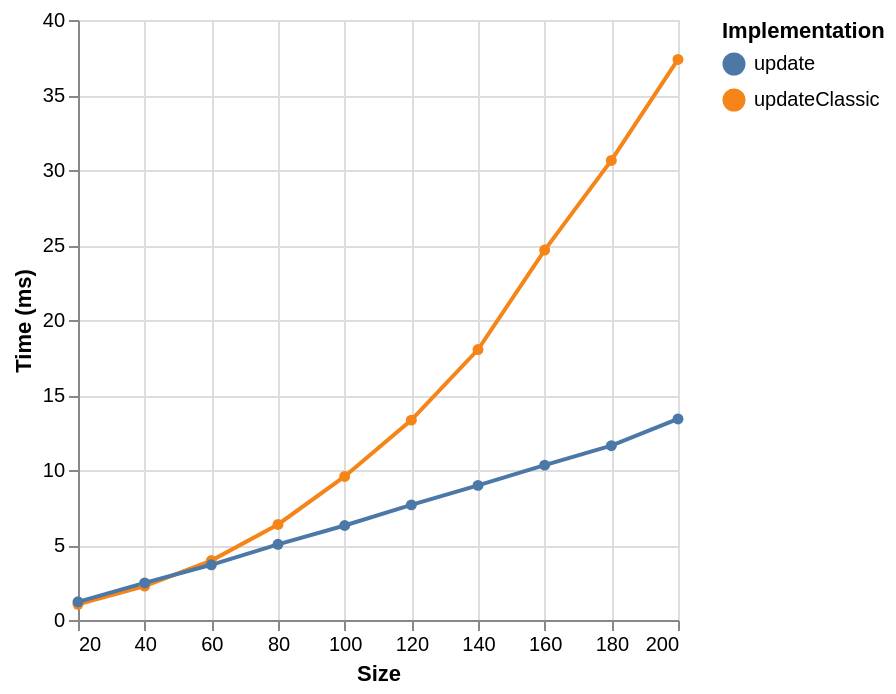

Express this chart as Vega-Lite.
### Vega specification from a JSON file in a GitHub repository (floating-point values rounded to 4 significant figures)
{"$schema": "https://vega.github.io/schema/vega/v6.json", "background": "white", "padding": 5, "width": 300, "height": 300, "style": "cell", "data": [{"name": "source_0", "values": [{"ms": 1.042, "series": "updateClassic", "size": 20}, {"ms": 2.261, "series": "updateClassic", "size": 40}, {"ms": 3.961, "series": "updateClassic", "size": 60}, {"ms": 6.367, "series": "updateClassic", "size": 80}, {"ms": 9.573, "series": "updateClassic", "size": 100}, {"ms": 13.32, "series": "updateClassic", "size": 120}, {"ms": 18.03, "series": "updateClassic", "size": 140}, {"ms": 24.66, "series": "updateClassic", "size": 160}, {"ms": 30.64, "series": "updateClassic", "size": 180}, {"ms": 37.37, "series": "updateClassic", "size": 200}, {"ms": 1.211, "series": "update", "size": 20}, {"ms": 2.471, "series": "update", "size": 40}, {"ms": 3.68, "series": "update", "size": 60}, {"ms": 5.045, "series": "update", "size": 80}, {"ms": 6.3, "series": "update", "size": 100}, {"ms": 7.675, "series": "update", "size": 120}, {"ms": 8.975, "series": "update", "size": 140}, {"ms": 10.32, "series": "update", "size": 160}, {"ms": 11.62, "series": "update", "size": 180}, {"ms": 13.4, "series": "update", "size": 200}]}, {"name": "data_0", "source": "source_0", "transform": [{"type": "formula", "expr": "toNumber(datum[\"size\"])", "as": "size"}]}, {"name": "data_1", "source": "data_0", "transform": [{"type": "filter", "expr": "isValid(datum[\"size\"]) && isFinite(+datum[\"size\"]) && isValid(datum[\"ms\"]) && isFinite(+datum[\"ms\"])"}]}], "marks": [{"name": "layer_0_pathgroup", "type": "group", "from": {"facet": {"name": "faceted_path_layer_0_main", "data": "data_0", "groupby": ["series"]}}, "encode": {"update": {"width": {"field": {"group": "width"}}, "height": {"field": {"group": "height"}}}}, "marks": [{"name": "layer_0_marks", "type": "line", "style": ["line"], "sort": {"field": "x"}, "from": {"data": "faceted_path_layer_0_main"}, "encode": {"update": {"stroke": {"scale": "color", "field": "series"}, "description": {"signal": "\"Size: \" + (format(datum[\"size\"], \"\")) + \"; Time (ms): \" + (format(datum[\"ms\"], \"\")) + \"; series: \" + (isValid(datum[\"series\"]) ? isArray(datum[\"series\"]) ? join(datum[\"series\"], ' ') : datum[\"series\"] : \"\"+datum[\"series\"])"}, "x": {"scale": "x", "field": "size"}, "y": {"scale": "y", "field": "ms"}, "defined": {"signal": "isValid(datum[\"size\"]) && isFinite(+datum[\"size\"]) && isValid(datum[\"ms\"]) && isFinite(+datum[\"ms\"])"}}}}]}, {"name": "layer_1_marks", "type": "symbol", "style": ["point"], "from": {"data": "data_1"}, "encode": {"update": {"opacity": {"value": 1}, "fill": {"scale": "color", "field": "series"}, "ariaRoleDescription": {"value": "point"}, "description": {"signal": "\"Size: \" + (format(datum[\"size\"], \"\")) + \"; Time (ms): \" + (format(datum[\"ms\"], \"\")) + \"; series: \" + (isValid(datum[\"series\"]) ? isArray(datum[\"series\"]) ? join(datum[\"series\"], ' ') : datum[\"series\"] : \"\"+datum[\"series\"])"}, "x": {"scale": "x", "field": "size"}, "y": {"scale": "y", "field": "ms"}}}}], "scales": [{"name": "x", "type": "linear", "domain": {"fields": [{"data": "data_0", "field": "size"}, {"data": "data_1", "field": "size"}]}, "range": [0, {"signal": "width"}], "nice": true, "zero": false}, {"name": "y", "type": "linear", "domain": {"fields": [{"data": "data_0", "field": "ms"}, {"data": "data_1", "field": "ms"}]}, "range": [{"signal": "height"}, 0], "nice": true, "zero": true}, {"name": "color", "type": "ordinal", "domain": {"fields": [{"data": "data_0", "field": "series"}, {"data": "data_1", "field": "series"}], "sort": true}, "range": "category"}], "axes": [{"scale": "x", "orient": "bottom", "gridScale": "y", "grid": true, "tickCount": {"signal": "ceil(width/40)"}, "domain": false, "labels": false, "aria": false, "maxExtent": 0, "minExtent": 0, "ticks": false, "zindex": 0}, {"scale": "y", "orient": "left", "gridScale": "x", "grid": true, "tickCount": {"signal": "ceil(height/40)"}, "domain": false, "labels": false, "aria": false, "maxExtent": 0, "minExtent": 0, "ticks": false, "zindex": 0}, {"scale": "x", "orient": "bottom", "grid": false, "title": "Size", "labelFlush": true, "labelOverlap": true, "tickCount": {"signal": "ceil(width/40)"}, "zindex": 0}, {"scale": "y", "orient": "left", "grid": false, "title": "Time (ms)", "labelOverlap": true, "tickCount": {"signal": "ceil(height/40)"}, "zindex": 0}], "legends": [{"orient": "right", "symbolLimit": 30, "title": "Implementation", "stroke": "color", "symbolType": "circle", "fill": "color", "encode": {"symbols": {"update": {"opacity": {"value": 1}}}}}]}
